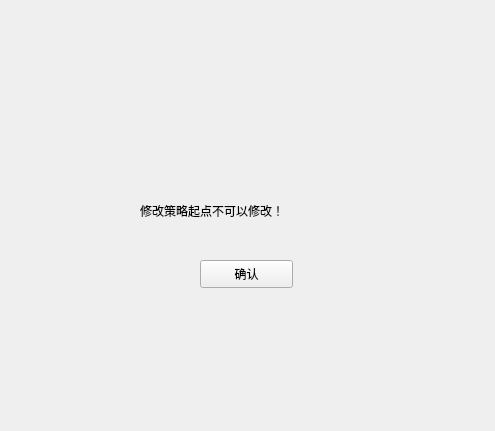
<?xml version="1.0" encoding="UTF-8"?>
<ui version="4.0">
 <class>warning3</class>
 <widget class="QWidget" name="warning3">
  <property name="geometry">
   <rect>
    <x>0</x>
    <y>0</y>
    <width>495</width>
    <height>431</height>
   </rect>
  </property>
  <property name="windowTitle">
   <string>warning3</string>
  </property>
  <widget class="QPushButton" name="pushButton">
   <property name="geometry">
    <rect>
     <x>200</x>
     <y>260</y>
     <width>93</width>
     <height>28</height>
    </rect>
   </property>
   <property name="text">
    <string>确认</string>
   </property>
  </widget>
  <widget class="QLabel" name="label">
   <property name="geometry">
    <rect>
     <x>140</x>
     <y>180</y>
     <width>251</width>
     <height>61</height>
    </rect>
   </property>
   <property name="text">
    <string>修改策略起点不可以修改！</string>
   </property>
  </widget>
 </widget>
 <layoutdefault spacing="6" margin="11"/>
 <resources/>
 <connections/>
</ui>
